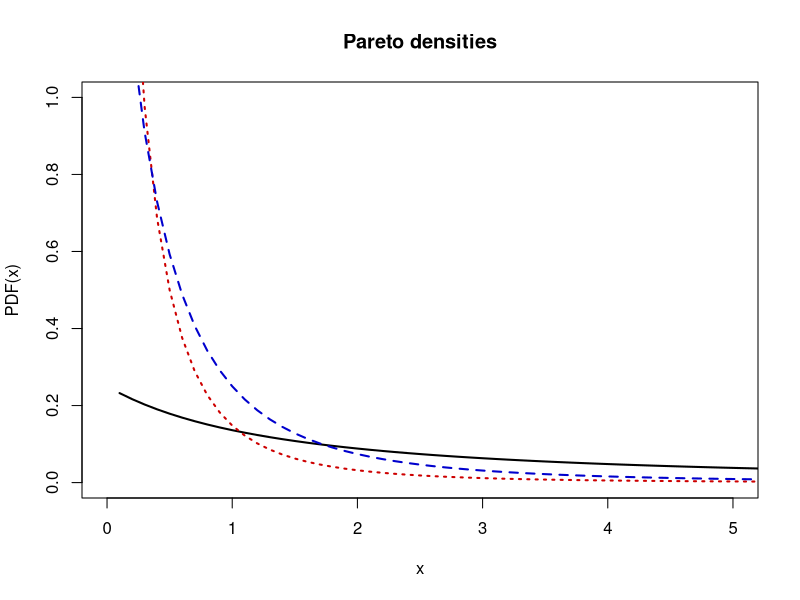
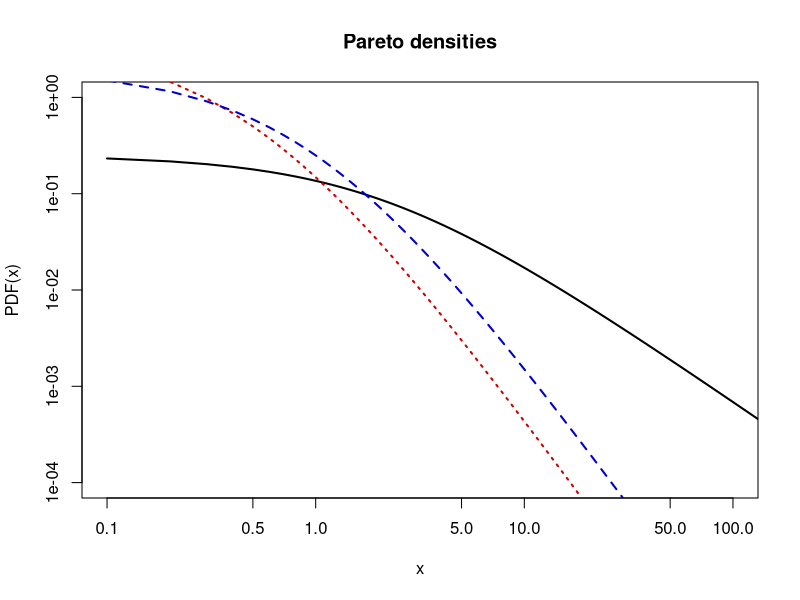

These charts were generated, in order, by the following R code:
# ---------------------------------------------------------------------
# Book:         STF2
# ---------------------------------------------------------------------
# Quantlet:     STFloss05
# ---------------------------------------------------------------------
# Description:  STFloss05 plots three sample Pareto pdfs, Par(alpha,
#               lambda), on linear and double-logarithmic scales. The 
#               thick power-law tails of the Pareto distribution
#               (asymptotically linear in the log-log scale) are clearly
#               visible.
# ---------------------------------------------------------------------
# Usage:        -
# ---------------------------------------------------------------------
# See also:     STFloss01, STFloss02, STFloss03, STFloss04, STFloss06,
#               STFloss07, STFloss08, STFloss09, STFloss10
# ---------------------------------------------------------------------
# Inputs:       none
# ---------------------------------------------------------------------
# Output:       Plots of three sample Pareto pdfs, Par(alpha,lambda),
#               on linear and double-logarithmic scales. The thick
#               power-law tails of the Pareto distribution
#               (asymptotically linear in the log-log scale) are clearly
#               visible.             
# ---------------------------------------------------------------------
# Example:      -
# ---------------------------------------------------------------------
# Author:       Matlab: Joanna Janczura
#               R: Awdesch Melzer 20121006
# ---------------------------------------------------------------------

# clear variables and close windows
rm(list=ls(all=TRUE))
graphics.off()


Paretopdf = function(x,alpha,lambda){
#PARETOPDF Pareto probability density function (pdf).
#   Y = PARETOPDF(X,ALPHA,LAMBDA) returns the pdf of the Pareto
#   distribution with parameters ALPHA, LAMBDA, evaluated at the values in X.
#   For CONTROL=0 the error message is displayed, if the parmeters are
#   negative.
#   
#   The default values for ALPHA, LAMBDA are 1, 1 respectively.

  if (missing(lambda)==TRUE){
  	lambda = 1
  	}
  if (missing(alpha)==TRUE){
    alpha = 1
    }
  if (missing(x)==TRUE){
      stop("stats:normpdf:TooFewInputs! Input argument X is undefined.")
    }
  if (lambda<=0){
  	stop('Non-positive lambda!')
  	}
  if (alpha<=0){
  	stop('Non-positive alpha!')
  	}
  x = cbind(x)
  y = matrix(0,dim(x)[1], dim(x)[2])
  pos = x>0
  y[pos]=alpha*lambda^alpha/(lambda+x[pos])^(alpha+1);
return(y)  
}

# Pareto densities
step = 10

x = (1:(144*step))/step
y1 = Paretopdf(x,0.5,2)
y2 = Paretopdf(x,2,0.5)
y3 = Paretopdf(x,2,1)

# linear plot
plot(x, y1, col="black", type="l", lwd=2, xlab="x", ylab="PDF(x)", ylim=c(0,1),xlim=c(0,5))
title("Pareto densities")
lines(x,y2,col="red3", lty=3,lwd=2)
lines(x,y3,col="blue3", lty=2, lwd=2)

dev.new()
plot(x,y1,log="xy", col="black", type="l", lwd=2, xlab="x", ylab="PDF(x)", ylim=c(10e-5,10e-1),xlim=c((10e-2), (10e1)))
par(new=T)
plot(x,y2, type="l", log="xy", axes=F,frame=F,ylab="",xlab="",col="red3", lty=3,lwd=2,ylim=c(10e-5,10e-1),xlim=c((10e-2), (10e1)))
par(new=T)
plot(x,y3, type="l", log="xy", axes=F,frame=F,ylab="",xlab="",col="blue3", lty=2,,lwd=2,ylim=c(10e-5,10e-1),xlim=c((10e-2), (10e1)))
title("Pareto densities")
